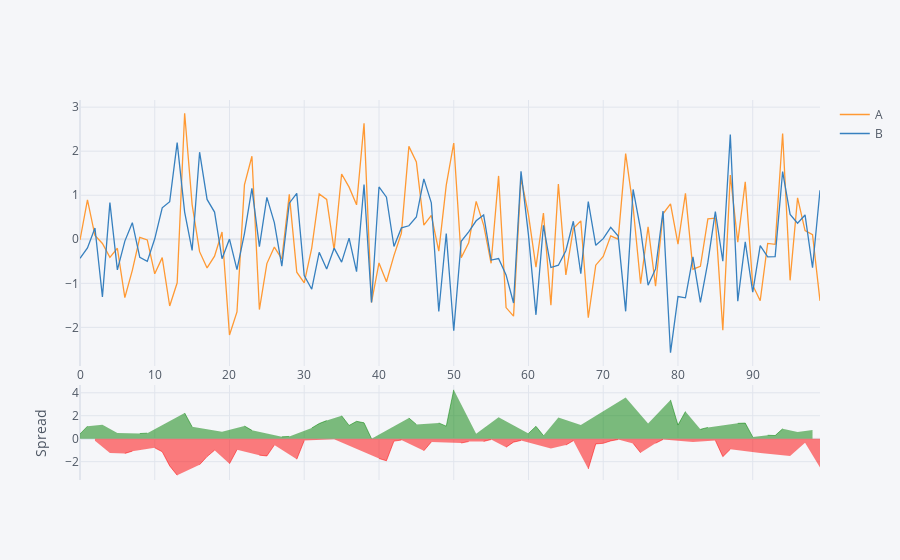

The notebook cell this image was saved under:
### Code cell
df[['A','B']].iplot("spread")
